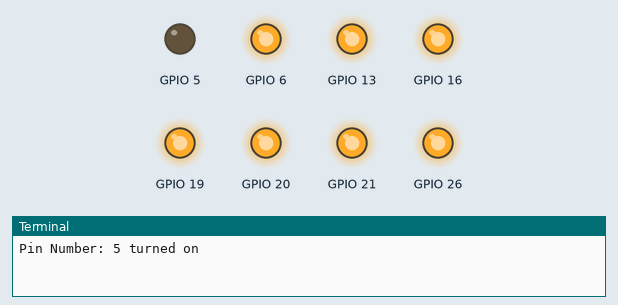
The program below on a simulated Raspberry Pi (BCM pin numbers). On the bench: output pins drawn as LEDs (lit = HIGH), the last lines printed to the terminal. At 8.0 s the program stops and its outputs stay as they are.

Above: at 0.1 s.
At 1.1 s:
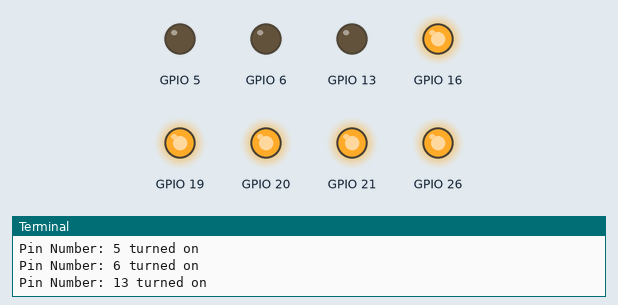
At 2.1 s:
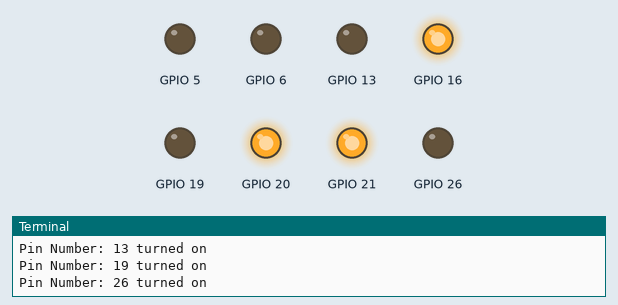
At 4.1 s:
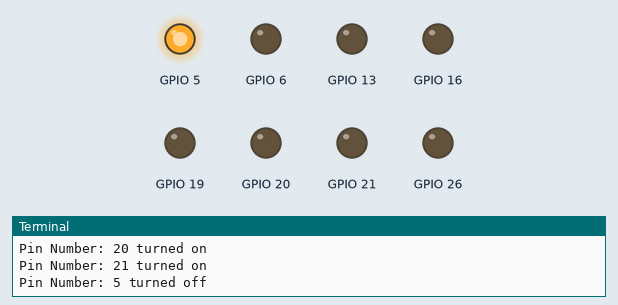
At 6.1 s:
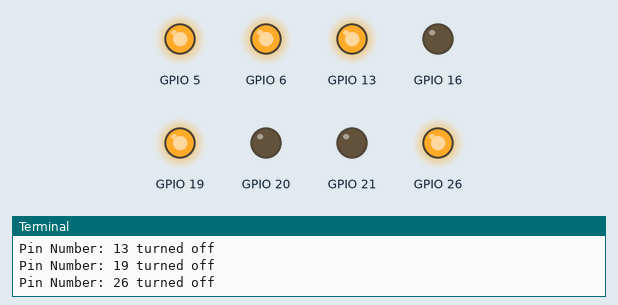
At 8.1 s:
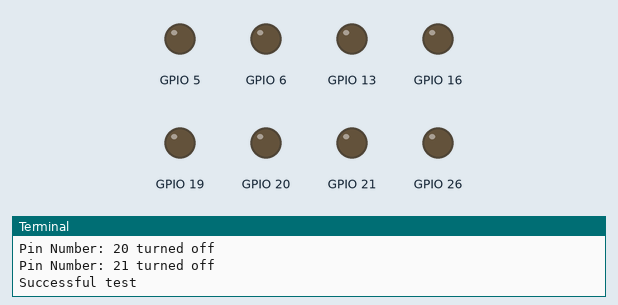
Timing chart, 0 to 9.5 s (numbered marks = the images above):
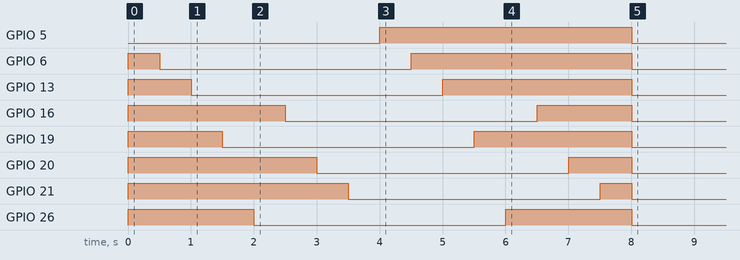

The program:

StepThroughTest.py
```python
import RPi.GPIO as GPIO
import time
import sys

SLEEP_TIME = 0.5

# Relay to GPIO pin
RELAY_ONE = 5
RELAY_TWO = 6
RELAY_THREE = 13
RELAY_FOUR = 19
RELAY_FIVE = 26
RELAY_SIX = 16
RELAY_SEVEN = 20
RELAY_EIGHT = 21

lite_mode = False
GPIO.setmode(GPIO.BCM)
gpio_list = [RELAY_ONE, RELAY_TWO, RELAY_THREE, RELAY_FOUR, RELAY_FIVE, RELAY_SIX, RELAY_SEVEN, RELAY_EIGHT]

if len(sys.argv) > 1:  # argv[0] is the file path
    if sys.argv[1] == '-lite':
        lite_mode = True

for p in gpio_list:
    GPIO.setup(p, GPIO.OUT)
    GPIO.output(p, GPIO.HIGH)

for p in gpio_list:
    GPIO.output(p, GPIO.LOW)
    if not lite_mode:
        print("Pin Number: " + str(p) + " turned on")
    time.sleep(SLEEP_TIME)

for p in gpio_list:
    GPIO.output(p, GPIO.HIGH)
    if not lite_mode:
        print("Pin Number: " + str(p) + " turned off")
    time.sleep(SLEEP_TIME)

print('Successful test')

GPIO.cleanup()
```

Measured:
- by itself, GPIO 5: LOW → HIGH at 4.0 s, → LOW 4.0 s later
- by itself, GPIO 6: LOW → HIGH at 0.00 s, → LOW 0.50 s later, → HIGH 4.0 s later, → LOW 3.5 s later
- by itself, GPIO 13: LOW → HIGH at 0.00 s, → LOW 1.0 s later, → HIGH 4.0 s later, → LOW 3.0 s later
- by itself, GPIO 16: LOW → HIGH at 0.00 s, → LOW 2.5 s later, → HIGH 4.0 s later, → LOW 1.5 s later
- by itself, GPIO 19: LOW → HIGH at 0.00 s, → LOW 1.5 s later, → HIGH 4.0 s later, → LOW 2.5 s later
- by itself, GPIO 20: LOW → HIGH at 0.00 s, → LOW 3.0 s later, → HIGH 4.0 s later, → LOW 1.0 s later
- by itself, GPIO 21: LOW → HIGH at 0.00 s, → LOW 3.5 s later, → HIGH 4.0 s later, → LOW 0.50 s later
- by itself, GPIO 26: alternates HIGH for 2.0 s and LOW for 4.0 s
